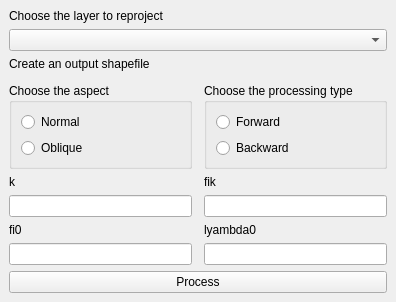
<?xml version="1.0" encoding="UTF-8"?>
<ui version="4.0">
 <class>PCPreprojectDockWidgetBase</class>
 <widget class="QDockWidget" name="PCPreprojectDockWidgetBase">
  <property name="geometry">
   <rect>
    <x>0</x>
    <y>0</y>
    <width>396</width>
    <height>302</height>
   </rect>
  </property>
  <property name="contextMenuPolicy">
   <enum>Qt::NoContextMenu</enum>
  </property>
  <property name="acceptDrops">
   <bool>false</bool>
  </property>
  <property name="autoFillBackground">
   <bool>false</bool>
  </property>
  <property name="windowTitle">
   <string>Perspective Cylindrical Projections</string>
  </property>
  <widget class="QWidget" name="dockWidgetContents">
   <property name="contextMenuPolicy">
    <enum>Qt::DefaultContextMenu</enum>
   </property>
   <layout class="QGridLayout" name="gridLayout">
    <item row="15" column="0">
     <widget class="QLabel" name="label_5">
      <property name="maximumSize">
       <size>
        <width>16777215</width>
        <height>20</height>
       </size>
      </property>
      <property name="text">
       <string>fi0</string>
      </property>
     </widget>
    </item>
    <item row="0" column="0" colspan="2">
     <widget class="QLabel" name="label">
      <property name="enabled">
       <bool>true</bool>
      </property>
      <property name="maximumSize">
       <size>
        <width>300</width>
        <height>20</height>
       </size>
      </property>
      <property name="inputMethodHints">
       <set>Qt::ImhNone</set>
      </property>
      <property name="frameShape">
       <enum>QFrame::NoFrame</enum>
      </property>
      <property name="text">
       <string>Choose the layer to reproject</string>
      </property>
      <property name="wordWrap">
       <bool>false</bool>
      </property>
     </widget>
    </item>
    <item row="13" column="2">
     <widget class="QLabel" name="label_4">
      <property name="maximumSize">
       <size>
        <width>16777215</width>
        <height>20</height>
       </size>
      </property>
      <property name="text">
       <string>fik</string>
      </property>
     </widget>
    </item>
    <item row="15" column="2">
     <widget class="QLabel" name="label_6">
      <property name="maximumSize">
       <size>
        <width>16777215</width>
        <height>20</height>
       </size>
      </property>
      <property name="text">
       <string>lyambda0</string>
      </property>
     </widget>
    </item>
    <item row="3" column="0" colspan="3">
     <widget class="QgsFileWidget" name="mQgsFileWidget">
      <property name="maximumSize">
       <size>
        <width>16777215</width>
        <height>30</height>
       </size>
      </property>
      <property name="storageMode">
       <enum>QgsFileWidget::SaveFile</enum>
      </property>
     </widget>
    </item>
    <item row="16" column="2">
     <widget class="QLineEdit" name="lineEdit_4">
      <property name="text">
       <string/>
      </property>
     </widget>
    </item>
    <item row="1" column="0" colspan="3">
     <widget class="QgsMapLayerComboBox" name="mMapLayerComboBox"/>
    </item>
    <item row="14" column="2">
     <widget class="QLineEdit" name="lineEdit_2">
      <property name="text">
       <string/>
      </property>
     </widget>
    </item>
    <item row="13" column="0">
     <widget class="QLabel" name="label_3">
      <property name="maximumSize">
       <size>
        <width>16777215</width>
        <height>20</height>
       </size>
      </property>
      <property name="text">
       <string>k</string>
      </property>
     </widget>
    </item>
    <item row="16" column="0">
     <widget class="QLineEdit" name="lineEdit_3">
      <property name="enabled">
       <bool>true</bool>
      </property>
      <property name="text">
       <string/>
      </property>
      <property name="frame">
       <bool>true</bool>
      </property>
      <property name="dragEnabled">
       <bool>false</bool>
      </property>
      <property name="readOnly">
       <bool>false</bool>
      </property>
      <property name="clearButtonEnabled">
       <bool>false</bool>
      </property>
     </widget>
    </item>
    <item row="14" column="0">
     <widget class="QLineEdit" name="lineEdit">
      <property name="enabled">
       <bool>true</bool>
      </property>
      <property name="text">
       <string/>
      </property>
     </widget>
    </item>
    <item row="2" column="0">
     <widget class="QLabel" name="label_2">
      <property name="maximumSize">
       <size>
        <width>300</width>
        <height>20</height>
       </size>
      </property>
      <property name="text">
       <string>Create an output shapefile</string>
      </property>
     </widget>
    </item>
    <item row="17" column="0" colspan="3">
     <widget class="QPushButton" name="pushButton">
      <property name="text">
       <string>Process</string>
      </property>
     </widget>
    </item>
    <item row="4" column="0">
     <widget class="QGroupBox" name="groupBox">
      <property name="minimumSize">
       <size>
        <width>100</width>
        <height>50</height>
       </size>
      </property>
      <property name="contextMenuPolicy">
       <enum>Qt::PreventContextMenu</enum>
      </property>
      <property name="acceptDrops">
       <bool>true</bool>
      </property>
      <property name="title">
       <string>Choose the aspect</string>
      </property>
      <property name="flat">
       <bool>true</bool>
      </property>
      <property name="checkable">
       <bool>false</bool>
      </property>
      <layout class="QVBoxLayout" name="verticalLayout">
       <item>
        <widget class="QRadioButton" name="radioButton">
         <property name="minimumSize">
          <size>
           <width>30</width>
           <height>20</height>
          </size>
         </property>
         <property name="text">
          <string>Normal</string>
         </property>
         <property name="checkable">
          <bool>true</bool>
         </property>
         <property name="checked">
          <bool>false</bool>
         </property>
         <attribute name="buttonGroup">
          <string notr="true">buttonGroup</string>
         </attribute>
        </widget>
       </item>
       <item>
        <widget class="QRadioButton" name="radioButton_2">
         <property name="minimumSize">
          <size>
           <width>30</width>
           <height>20</height>
          </size>
         </property>
         <property name="text">
          <string>Oblique</string>
         </property>
         <property name="checked">
          <bool>false</bool>
         </property>
         <attribute name="buttonGroup">
          <string notr="true">buttonGroup</string>
         </attribute>
        </widget>
       </item>
      </layout>
     </widget>
    </item>
    <item row="4" column="2">
     <widget class="QGroupBox" name="groupBox_2">
      <property name="minimumSize">
       <size>
        <width>100</width>
        <height>50</height>
       </size>
      </property>
      <property name="contextMenuPolicy">
       <enum>Qt::PreventContextMenu</enum>
      </property>
      <property name="acceptDrops">
       <bool>true</bool>
      </property>
      <property name="title">
       <string>Choose the processing type</string>
      </property>
      <property name="flat">
       <bool>true</bool>
      </property>
      <property name="checkable">
       <bool>false</bool>
      </property>
      <layout class="QVBoxLayout" name="verticalLayout_3">
       <item>
        <widget class="QRadioButton" name="radioButton_5">
         <property name="minimumSize">
          <size>
           <width>30</width>
           <height>20</height>
          </size>
         </property>
         <property name="text">
          <string>Forward</string>
         </property>
         <property name="checkable">
          <bool>true</bool>
         </property>
         <property name="checked">
          <bool>false</bool>
         </property>
        </widget>
       </item>
       <item>
        <widget class="QRadioButton" name="radioButton_6">
         <property name="minimumSize">
          <size>
           <width>30</width>
           <height>20</height>
          </size>
         </property>
         <property name="text">
          <string>Backward</string>
         </property>
         <property name="checked">
          <bool>false</bool>
         </property>
        </widget>
       </item>
      </layout>
     </widget>
    </item>
   </layout>
  </widget>
 </widget>
 <customwidgets>
  <customwidget>
   <class>QgsFileWidget</class>
   <extends>QWidget</extends>
   <header>qgsfilewidget.h</header>
  </customwidget>
  <customwidget>
   <class>QgsMapLayerComboBox</class>
   <extends>QComboBox</extends>
   <header>qgsmaplayercombobox.h</header>
  </customwidget>
 </customwidgets>
 <resources/>
 <connections/>
 <buttongroups>
  <buttongroup name="buttonGroup"/>
 </buttongroups>
</ui>
